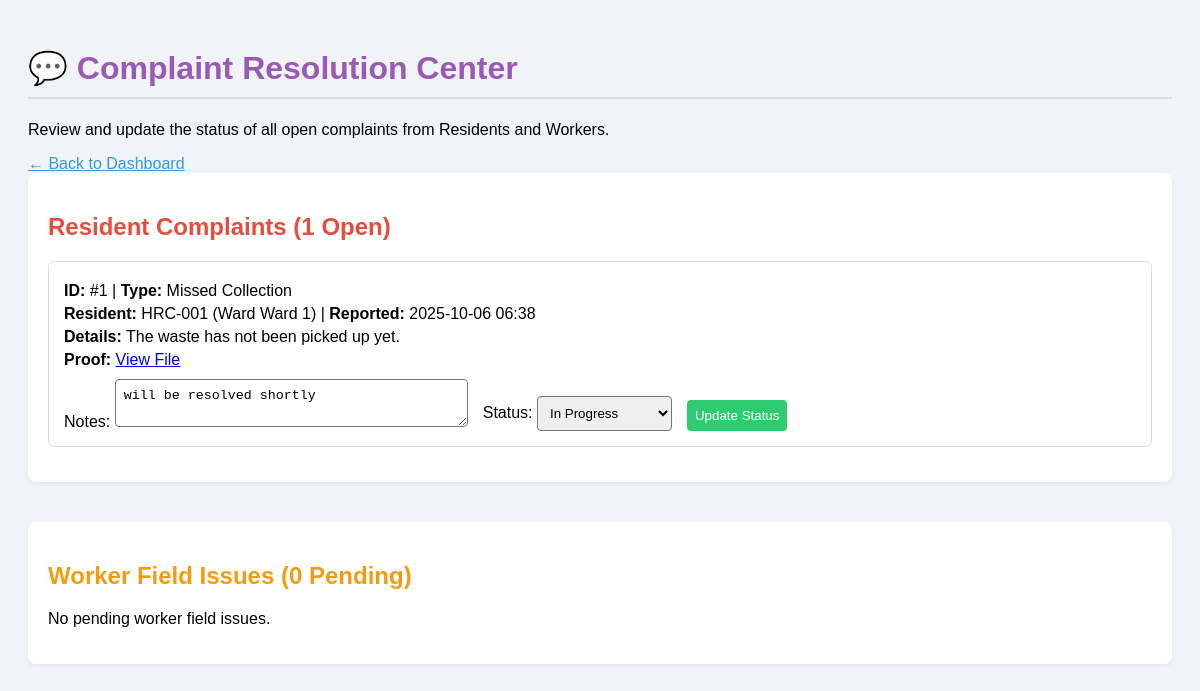
Page /dashboard-admin/complaint-resolution/ (signed in) on the earlier database version.
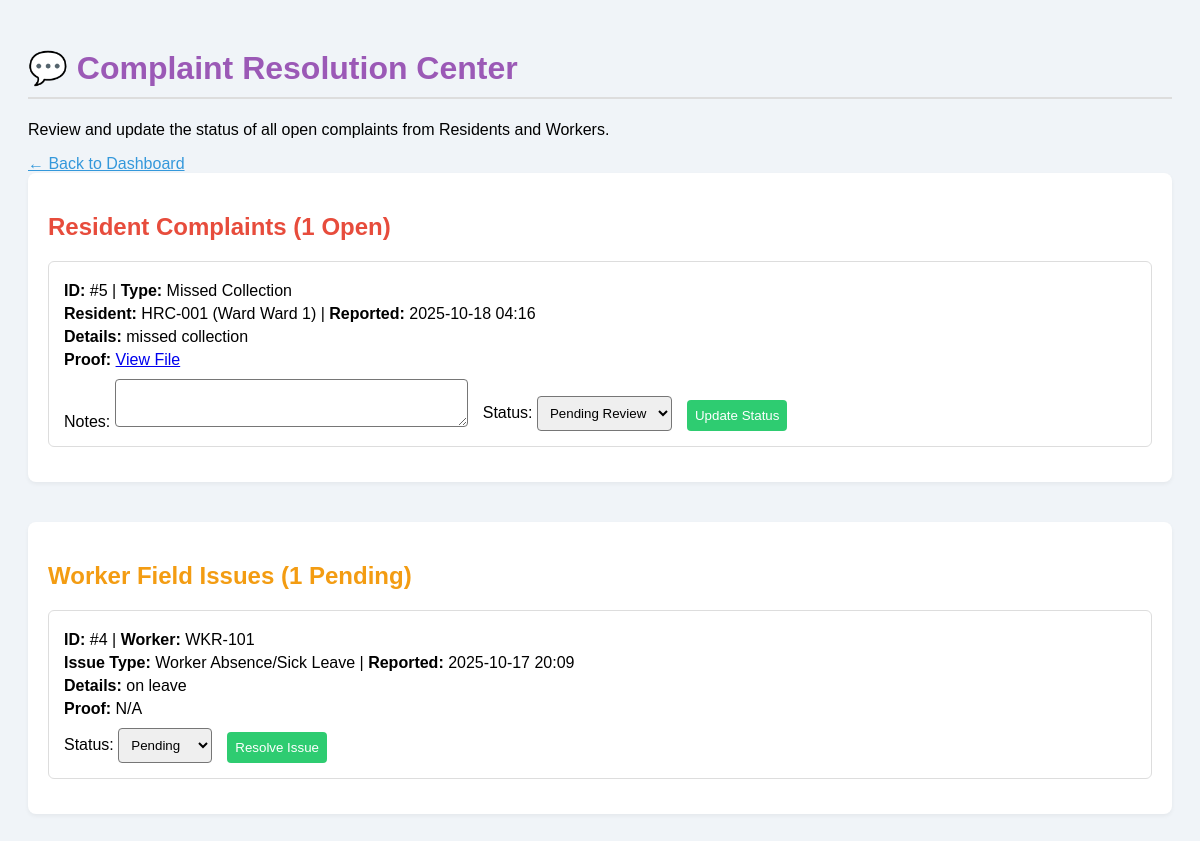
Same page on the later database version.
### residents/models.py (models this page shows, shortened)
class ResidentComplaint(models.Model):
    resident = models.ForeignKey(ResidentProfile, on_delete=models.CASCADE)
    COMPLAINT_TYPES = [
        ('MISSED', 'Missed Collection'),
        ('BEHAVIOR', 'Rude Behaviour'),
        ('DELAY', 'Collection Delay'),
        ('OTHER', 'Other Issue')
    ]
    complaint_type = models.CharField(max_length=50, choices=COMPLAINT_TYPES)
    details = models.TextField()
    proof_file = models.FileField(upload_to='complaint_proofs/', null=True, blank=True)
    submission_time = models.DateTimeField(default=timezone.now)
    STATUS_CHOICES = [
        ('PENDING', 'Pending Review'),
        ('IN_PROGRESS', 'In Progress'),
        ('RESOLVED', 'Resolved')
    ]
    status = models.CharField(max_length=20, default='PENDING', choices=STATUS_CHOICES)
    resolution_notes = models.TextField(null=True, blank=True)

class ResidentProfile(models.Model):
    user = models.OneToOneField(settings.AUTH_USER_MODEL, on_delete=models.CASCADE)
    ward_number = models.CharField(max_length=10, help_text="The waste collection ward assigned by the Admin.")
    household_id = models.CharField(max_length=50, unique=True, help_text="Unique identifier for the household (e.g., Door No.)")
    address = models.TextField()
    class Meta:
        verbose_name_plural = "Resident Profiles"

### workers/models.py (models this page shows, shortened)
class WorkerComplaint(models.Model):
    worker = models.ForeignKey(WorkerProfile, on_delete=models.CASCADE)
    ISSUE_CHOICES = [
        ('ABSENCE', 'Worker Absence/Sick Leave'),
        ('VEHICLE', 'Vehicle/Truck Breakdown'),
        ('ACCESS', 'Access/Lockout Issue'),
        ('SAFETY', 'Safety/Hazardous Waste'),
        ('ROUTE', 'Route/Mapping Problem'),
        ('OTHER', 'Other Field Issue'),
    ]
    issue_type = models.CharField(max_length=50, choices=ISSUE_CHOICES)
    details = models.TextField()
    proof_file = models.FileField(upload_to='worker_complaint_proofs/', null=True, blank=True, help_text="Upload photo/video proof of the issue (Max size: 5 MB).")
    status = models.CharField(max_length=20, default='PENDING', choices=[
        ('PENDING', 'Pending Review'),
        ('RESOLVED', 'Resolved')
    ])
    submission_time = models.DateTimeField(default=timezone.now)

class WorkerProfile(models.Model):
    user = models.OneToOneField(settings.AUTH_USER_MODEL, on_delete=models.CASCADE)
    worker_id = models.CharField(max_length=50, unique=True)
    assigned_wards = JSONField(default=list)
    class Meta:
        verbose_name_plural = "Worker Profiles"

### admin_dashboard/views.py (the view, shortened to what this page needs)
# urls.py: path('complaint-resolution/', views.complaint_resolution, name='complaint_resolution'),
@login_required(login_url='admin_login')
@user_passes_test(is_superuser, login_url='admin_login')
def complaint_resolution(request):
    resident_complaints = ResidentComplaint.objects.filter(status__in=['PENDING', 'IN_PROGRESS']).order_by('-submission_time')
    worker_complaints = WorkerComplaint.objects.filter(status='PENDING').order_by('-submission_time')
    context = {
        'resident_complaints': resident_complaints,
        'worker_complaints': worker_complaints
    }
    return render(request, 'admin_dashboard/complaint_resolution.html', context)

### admin_dashboard/views.py (called while the page is built)
def is_superuser(user):
    return user.is_superuser

### admin_dashboard/templates/admin_dashboard/complaint_resolution.html (shortened to what this page needs)
{% load static %}
<!DOCTYPE html>
<html lang="en">
<head>
</head>
<body>
    <h1>💬 Complaint Resolution Center</h1>
    <p>Review and update the status of all open complaints from Residents and Workers.</p>
    <a href="{% url 'admin_monitoring_dashboard' %}" style="color: #3498db;">&larr; Back to Dashboard</a>
    <div class="complaint-section">
        <h2 style="color: #e74c3c;">Resident Complaints ({{ resident_complaints.count }} Open)</h2>
        {% for complaint in resident_complaints %}
        <div class="complaint-card">
            <p><strong>ID:</strong> #{{ complaint.id }} | <strong>Type:</strong> {{ complaint.get_complaint_type_display }}</p>
            <p><strong>Resident:</strong> {{ complaint.resident.household_id }} (Ward {{ complaint.resident.ward_number }}) | <strong>Reported:</strong> {{ complaint.submission_time|date:"Y-m-d H:i" }}</p>
            <p><strong>Details:</strong> {{ complaint.details }}</p>
            <p><strong>Proof:</strong> {% if complaint.proof_file %}<a href="{{ complaint.proof_file.url }}" target="_blank">View File</a>{% else %}N/A{% endif %}</p>
            <form method="post" class="form-action">
                <div>
                    <label>Notes:</label>
                    <textarea name="notes" rows="2" cols="40">{{ complaint.resolution_notes|default:"" }}</textarea>
                </div>
                <div>
                    <label>Status:</label>
                    <select name="status">
                        <option value="IN_PROGRESS" {% if complaint.status == 'IN_PROGRESS' %}selected{% endif %}>In Progress</option>
                        <option value="PENDING" {% if complaint.status == 'PENDING' %}selected{% endif %}>Pending Review</option>
                    </select>
                </div>
                <button type="submit" class="btn-update">Update Status</button>
            </form>
        </div>
        {% empty %}
            <p>No pending resident complaints.</p>
        {% endfor %}
    </div>
    <div class="complaint-section">
        <h2 style="color: #f39c12;">Worker Field Issues ({{ worker_complaints.count }} Pending)</h2>
        {% for complaint in worker_complaints %}
        <div class="complaint-card">
            <p><strong>ID:</strong> #{{ complaint.id }} | <strong>Worker:</strong> {{ complaint.worker.worker_id }}</p>
            <p><strong>Issue Type:</strong> {{ complaint.get_issue_type_display }} | <strong>Reported:</strong> {{ complaint.submission_time|date:"Y-m-d H:i" }}</p>
            <p><strong>Details:</strong> {{ complaint.details }}</p>
            <p><strong>Proof:</strong> {% if complaint.proof_file %}<a href="{{ complaint.proof_file.url }}" target="_blank">View File</a>{% else %}N/A{% endif %}</p>
            <form method="post" class="form-action">
                <div>
                    <label>Status:</label>
                    <select name="status">
                        <option value="PENDING" {% if complaint.status == 'PENDING' %}selected{% endif %}>Pending</option>
                    </select>
                </div>
                <button type="submit" class="btn-update">Resolve Issue</button>
            </form>
        </div>
        {% empty %}
            <p>No pending worker field issues.</p>
        {% endfor %}
    </div>
</body>
</html>

Differences in the rows shown:
no longer on this page (row edited): ResidentComplaint: id "1", complaint_type "Missed Collection", resident.household_id "HRC-001", resident.ward_number "Ward 1", submission_time "2025-10-06 06:38", details "The waste has not been picked up yet.", notes "will be resolved shortly", status "In Progress"
added ResidentComplaint: id "5", complaint_type "Missed Collection", resident.household_id "HRC-001", resident.ward_number "Ward 1", submission_time "2025-10-18 04:16", details "missed collection", status "Pending Review"
added WorkerComplaint: id "4", worker.worker_id "WKR-101", issue_type "Worker Absence/Sick Leave", submission_time "2025-10-17 20:09", details "on leave", proof_file "N/A", status "Pending"
Other differences:
{{ worker_complaints.count }}: "0" → "1"
text no longer shown: "No pending worker field issues."
